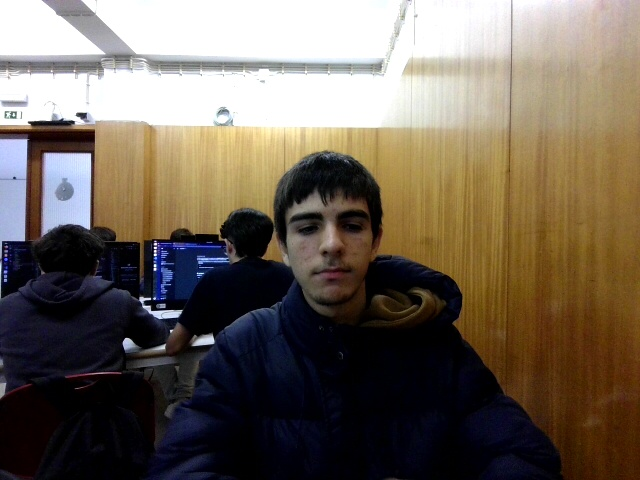
#> input picture dataset/jose/0.jpg, 640 x 480 px; its folder holds only this picture in this run
$ python treinar.py
#> lines starting #> are read from the running program, lines starting #| are printed output that depends on the picture
import cv2
import numpy as np
import os
from pathlib import Path

DATASET_DIR = "dataset"
TRAINER_DIR = "trainer"
os.makedirs(TRAINER_DIR, exist_ok=True)

def treinar():
    faces = []
    ids = []
    nomes = {}
    current_id = 0

    detector = cv2.CascadeClassifier(cv2.data.haarcascades + "haarcascade_frontalface_default.xml")

    for pessoa in os.listdir(DATASET_DIR):
        pasta = os.path.join(DATASET_DIR, pessoa)
        if not os.path.isdir(pasta):
            continue

        nomes[current_id] = pessoa

        for imagem in os.listdir(pasta):
            img_path = os.path.join(pasta, imagem)
            img = cv2.imread(img_path, cv2.IMREAD_GRAYSCALE)
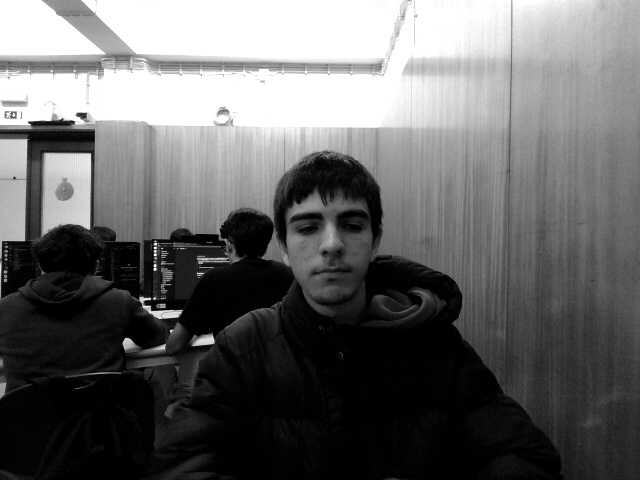
#> img: shape (480, 640); min 0, max 255, mean 102.2
            if img is None:
                continue

            faces_detectadas = detector.detectMultiScale(img)
#> faces_detectadas = [[271, 179, 119, 119]]
            for (x, y, w, h) in faces_detectadas:
                faces.append(img[y:y+h, x:x+w])
                ids.append(current_id)
#> this loop made 1 pass
#> after the loop, faces = 1 item; ids = [0]

        current_id += 1
#> pass 2 of the loop in treinar, `for pessoa in os.listdir(DATASET_DIR):`:
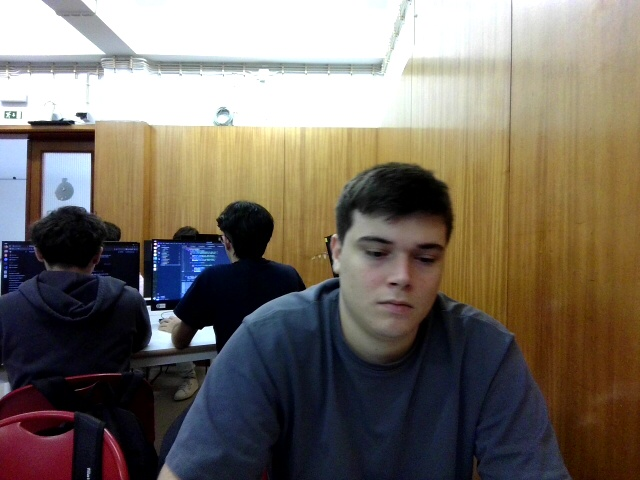
#> input picture dataset/mario/1.jpg, 640 x 480 px
#> in treinar, `img = cv2.imread(img_path, cv2.IMREAD_GRAYSCALE)`:
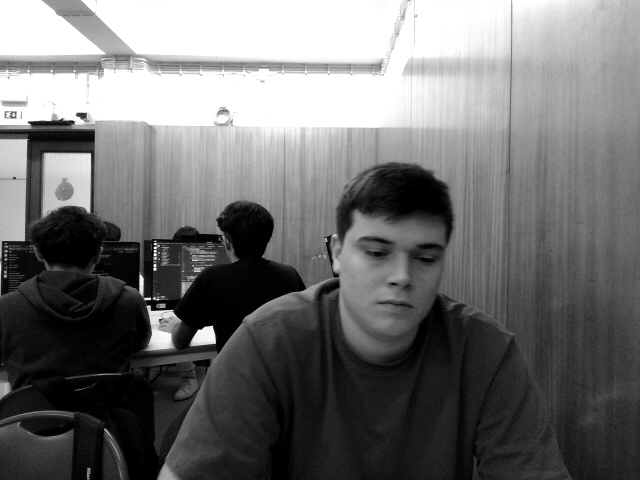
#> img: shape (480, 640); min 0, max 255, mean 111.5
#> faces_detectadas = [[183, 334, 42, 42], [333, 201, 134, 134]]
#> the loop in treinar, `for (x, y, w, h) in faces_detectadas:` made 2 passes
#> after the loop in treinar, `for (x, y, w, h) in faces_detectadas:`: faces = 3 items; ids = [0, 1, 1]

    if len(faces) == 0:
        print("Nenhuma face detectada. Captura mais fotos!")
        return

    recognizer = cv2.face.LBPHFaceRecognizer_create()
    recognizer.train(faces, np.array(ids))
    recognizer.save(os.path.join(TRAINER_DIR, "trainer.yml"))

    # guardar mapeamento de IDs para nomes
    np.save(os.path.join(TRAINER_DIR, "nomes.npy"), nomes)
    print("Treino concluído! Modelo guardado em 'trainer/trainer.yml'.")

if __name__ == "__main__":
    treinar()
